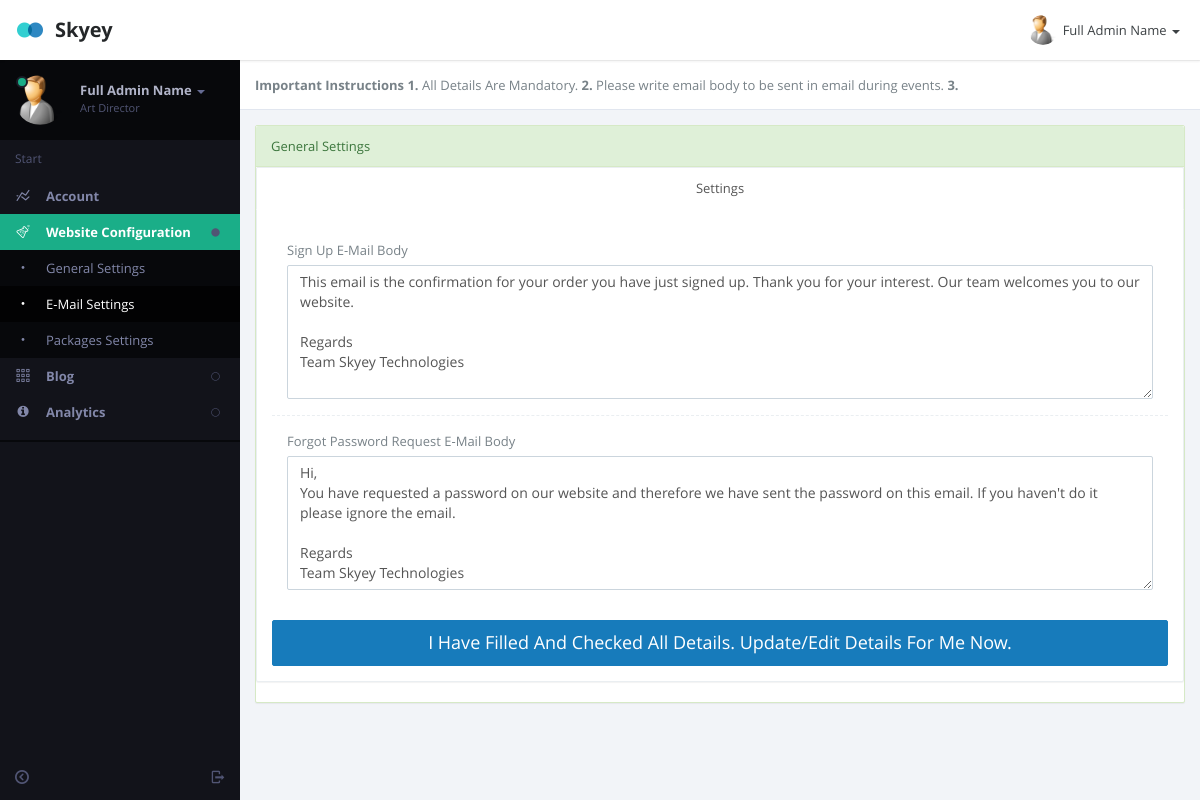
Page /admin/emailsettings.php (signed in) on the committed database.
### tables this page shows
CREATE TABLE `affiliateuser` (
  `Id` int(11) NOT NULL,
  `username` varchar(15) NOT NULL,
  `password` varchar(255) NOT NULL,
  `fname` text NOT NULL,
  `address` text NOT NULL,
  `email` text NOT NULL,
  `referedby` varchar(15) NOT NULL DEFAULT 'none',
  `ref_h` varchar(4) NOT NULL DEFAULT 'none',
  `ref_side` varchar(5) NOT NULL DEFAULT 'none',
  `ipaddress` int(10) UNSIGNED NOT NULL,
  `mobile` bigint(10) NOT NULL,
  `active` int(11) NOT NULL,
  `doj` date NOT NULL,
  `country` text NOT NULL,
  `tamount` double NOT NULL DEFAULT '0',
  `payment` varchar(10) NOT NULL,
  `signupcode` text NOT NULL,
  `level` int(1) NOT NULL DEFAULT '2',
  `pcktaken` int(10) NOT NULL DEFAULT '0',
  `launch` int(1) NOT NULL DEFAULT '0',
  `expiry` date NOT NULL DEFAULT '2199-12-31',
  `bankname` varchar(250) NOT NULL DEFAULT 'Not Available',
  `accountname` varchar(250) NOT NULL DEFAULT 'Not Available',
  `accountno` double NOT NULL DEFAULT '0',
  `accounttype` int(11) NOT NULL DEFAULT '0',
  `ifsccode` varchar(100) NOT NULL DEFAULT 'Not Available',
  `getpayment` int(11) NOT NULL DEFAULT '1',
  `renew` int(1) NOT NULL DEFAULT '0',
  `h_balance` int(10) NOT NULL DEFAULT '0',
  `real_balance` int(10) NOT NULL DEFAULT '0',
  `h1_left` varchar(15) NOT NULL DEFAULT 'none',
  `h1_right` varchar(15) NOT NULL DEFAULT 'none',
  `h2_left` varchar(15) NOT NULL DEFAULT 'none',
  `h2_right` varchar(15) NOT NULL DEFAULT 'none',
  `h3_left` varchar(15) NOT NULL DEFAULT 'none',
  `h3_right` varchar(15) NOT NULL DEFAULT 'none',
  `h1_active` int(11) NOT NULL DEFAULT '0',
  `h2_active` int(11) NOT NULL DEFAULT '0',
  `h3_active` int(11) NOT NULL DEFAULT '0'
);

CREATE TABLE `emailtext` (
  `id` int(6) NOT NULL,
  `code` varchar(50) NOT NULL,
  `etext` text NOT NULL,
  `emailactive` int(4) DEFAULT NULL
);

### admin/emailsettings.php (the view, shortened to what this page needs)
<?php
include_once ("z_db.php");
?>
<!DOCTYPE html>
<html lang="en" class="app">
<head>
<link rel="stylesheet" href="css/app.v1.css" type="text/css" />
</head>
<body class="">
<section class="vbox">
  <header class="bg-white header header-md navbar navbar-fixed-top-xs box-shadow">
    <div class="navbar-header aside-md dk"> <a href="dashboard.php" class="navbar-brand"><img src="images/logo.png" class="m-r-sm">Skyey</a> </div>
    <ul class="nav navbar-nav navbar-right m-n hidden-xs nav-user user">
      <li class="dropdown"> <a href="#" class="dropdown-toggle" data-toggle="dropdown"> <span class="thumb-sm avatar pull-left"> <img src="images/a0.jpg"> </span> <?php
		  $sql="SELECT fname FROM  affiliateuser WHERE username='".$_SESSION['adminidusername']."'";
		  if ($result = mysqli_query($con, $sql)) {
    while ($row = mysqli_fetch_row($result)) {
        print $row[0];
    }
}
	   ?> <b class="caret"></b> </a>
      </li>
    </ul>
  </header>
  <section>
    <section class="hbox stretch">
      <aside class="bg-black aside-md hidden-print" id="nav">
        <section class="vbox">
          <section class="w-f scrollable">
            <div class="slim-scroll" data-height="auto" data-disable-fade-out="true" data-distance="0" data-size="10px" data-color="#333333">
              <div class="clearfix wrapper dk nav-user hidden-xs">
                <div class="dropdown"> <a href="#" class="dropdown-toggle" data-toggle="dropdown"> <span class="thumb avatar pull-left m-r"> <img src="images/a0.jpg"> <i class="on md b-black"></i> </span> <span class="hidden-nav-xs clear"> <span class="block m-t-xs"> <strong class="font-bold text-lt"><?php
		  $sql="SELECT fname FROM  affiliateuser WHERE username='".$_SESSION['adminidusername']."'";
		  if ($result = mysqli_query($con, $sql)) {
    while ($row = mysqli_fetch_row($result)) {
        print $row[0];
    }
}
	   ?></strong> <b class="caret"></b> </span> <span class="text-muted text-xs block">Art Director</span> </span> </a>
                </div>
              </div>
              <nav class="nav-primary hidden-xs">
                <div class="text-muted text-sm hidden-nav-xs padder m-t-sm m-b-sm">Start</div>
                <ul class="nav nav-main" data-ride="collapse">
                  <li> <a href="#" class="auto"> <i class="i i-statistics icon"> </i> <span class="font-bold">Account</span> </a>
				  </li>
                  <li  class="active"> <a href="#" class="auto"> <span class="pull-right text-muted"> <i class="i i-circle-sm-o text"></i> <i class="i i-circle-sm text-active"></i> </span> <i class="i i-lab icon"> </i> <span class="font-bold">Website Configuration</span> </a>
                    <ul class="nav dk">
                      <li> <a href="gensettings.php" class="auto"> <i class="i i-dot"></i> <span>General Settings</span> </a> </li>
					  <li  class="active"> <a href="emailsettings.php" class="auto"> <i class="i i-dot"></i> <span>E-Mail Settings</span> </a> </li>
                      <li > <a href="pacsettings.php" class="auto"> <i class="i i-dot"></i> <span>Packages Settings</span> </a> </li>
                    </ul>
                  </li>
                  <li > <a href="#" class="auto"> <span class="pull-right text-muted"> <i class="i i-circle-sm-o text"></i> <i class="i i-circle-sm text-active"></i> </span> <i class="i i-grid2 icon"> </i> <span class="font-bold">Blog</span> </a>
                  </li>
				  <li > <a href="#" class="auto"> <span class="pull-right text-muted"> <i class="i i-circle-sm-o text"></i> <i class="i i-circle-sm text-active"></i> </span> <i class="fa fa-info-circle"> </i> <span class="font-bold">Analytics</span> </a>
                  </li>
                </ul>
                <div class="line dk hidden-nav-xs"></div>
              </nav>
            </div>
          </section>
          <footer class="footer hidden-xs no-padder text-center-nav-xs"> <a href="logout.php" data-toggle="ajaxModal" class="btn btn-icon icon-muted btn-inactive pull-right m-l-xs m-r-xs hidden-nav-xs"> <i class="i i-logout"></i> </a> <a href="#nav" data-toggle="class:nav-xs" class="btn btn-icon icon-muted btn-inactive m-l-xs m-r-xs"> <i class="i i-circleleft text"></i> <i class="i i-circleright text-active"></i> </a> </footer>
        </section>
      </aside>
      <section id="content">
        <section class="vbox">
          <header class="header bg-white b-b b-light">
            <p><strong>Important Instructions </strong> <b>1.</b> All Details Are Mandatory. <b>2. </b>Please write email body to be sent in email during events. <b>3.</b></p>
          </header>
          <section class="scrollable wrapper">
            <div class="row">
              <div class="col-sm-12 portlet">
                <section class="panel panel-success portlet-item">
                  <header class="panel-heading"> General Settings </header>
                  <section class="panel panel-default">
                  <header class="panel-heading bg-light">
                    <ul class="nav nav-tabs nav-justified">
                      <li class="active"><a href="#home" data-toggle="tab"> Settings</a></li>
                      <?php
					  $query="SELECT * FROM  emailtext WHERE code='SIGNUP'";
 $result = mysqli_query($con,$query);
while($row = mysqli_fetch_array($result))
{
	$signupetext="$row[etext]";
	}
					  ?>
                    </ul>
                  </header>
                  <div class="panel-body">
                    <div class="tab-content">
                      <div class="tab-pane active" id="home">
					  <div class="panel-body">
                    <form action="<?php echo htmlspecialchars($_SERVER["PHP_SELF"], ENT_QUOTES, "utf-8"); ?>" method="post">
					  <div class="form-group">
                            <label>Sign Up E-Mail Body</label>
                            <textarea class="form-control" rows="6" data-minwords="6" data-required="true" placeholder="Type your message" name="signuptextarea"><?php print $signupetext;?></textarea>
                          </div>
						   <?php
					  $query="SELECT * FROM  emailtext WHERE code='FORGOTPASSWORD'";
 $result = mysqli_query($con,$query);
while($row = mysqli_fetch_array($result))
{
	$forgottext="$row[etext]";
	}
					  ?>
						   <div class="line line-dashed b-b line-lg pull-in"></div>
						  <div class="form-group">
                            <label>Forgot Password Request E-Mail Body</label>
                            <textarea class="form-control" rows="6" data-minwords="6" data-required="true" placeholder="Type your message" name=forgottextarea><?php print $forgottext;?></textarea>
                          </div>
</div>
                     <button type="submit" class="btn btn-lg btn-primary btn-block">I Have Filled And Checked All Details. Update/Edit Details For Me Now.</button>
                  </div>
					  </div>
                    </div>
                  </div>
                </section>
                </section>
          </section>
        </section>
        <a href="#" class="hide nav-off-screen-block" data-toggle="class:nav-off-screen" data-target="#nav"></a> </section>
    </section>
</body>
</html>

### rows in the picture
affiliateuser: fname "Full Admin Name"
emailtext: signuptextarea "This email is the confirmation for your order you have just signed up. Thank you for your interest. Our team welcomes you to our website. Regards Team Skyey Technologies"
emailtext: forgottextarea "Hi, You have requested a password on our website and therefore we have sent the password on this email. If you haven't do it please ignore the email. Regards Team Skyey Technologies"
